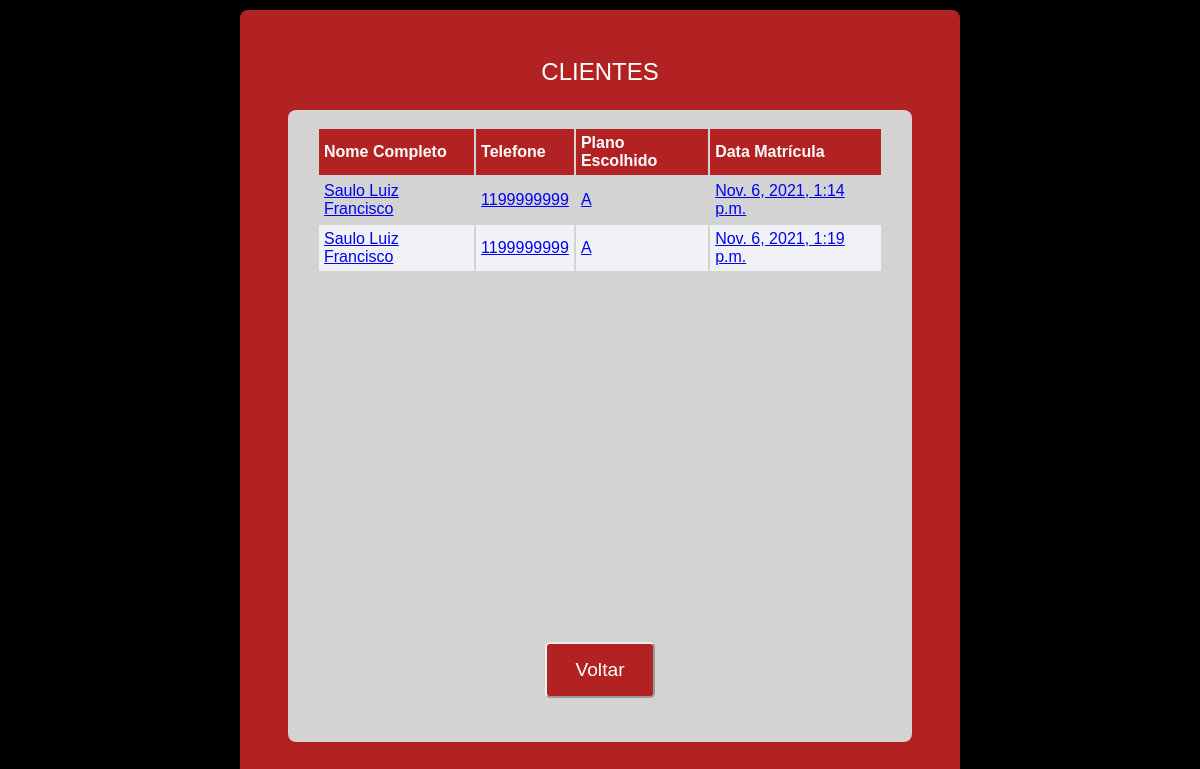
Before: /clientes with the older database file.
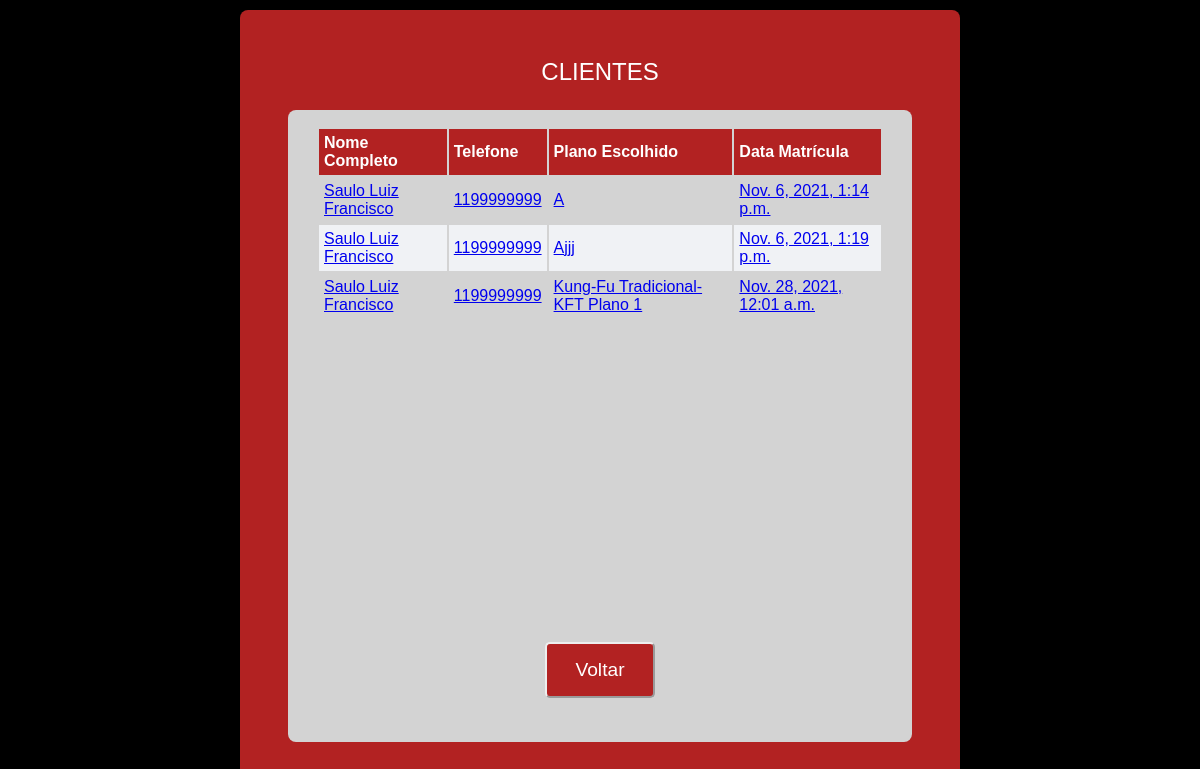
After: the same page with the newer database file.
### Cliente/models.py (models this page shows, shortened)
class Usuarios(AbstractBaseUser):
    nome_completo = models.CharField(max_length=255)
    telefone = models.CharField(max_length=11)
    cpf = models.CharField(max_length=13)
    data_inicio = models.DateTimeField(auto_now_add=True)
    data_final = models.DateTimeField(max_length=30)
    plano_escolhido = models.CharField(max_length=50)
    data_criado = models.DateTimeField(auto_now_add=True)
    data_editado = models.DateTimeField(auto_now_add=True)
    is_active = models.BooleanField(default=True)
    REQUIRED_FIELDS = ['nome_completo','plano_escolhido', 'cpf']
    USERNAME_FIELD = 'nome_completo'
    objects = Adm_Usuarios()

### Cliente/views.py (the view)
# urls.py: path('clientes', clientes, name='clientes'),
def clientes(request):
    cliente = Usuarios.objects.all()
    return render (request, 'Cliente/clientes.html', {'usuario': cliente})

### templates/Cliente/clientes.html (shortened to what this page needs)
{% load static %}
<!DOCTYPE html>
<html lang="pt-BR">
<head>
  <link rel="stylesheet" href="{% static 'css/clientes.css' %}">
  <link rel="stylesheet" href="{% static 'css/global.css' %}">
</head>
<body id="clientes-container">
  <section class="clientes-content">
    <p>CLIENTES</p>
    <nav class="clientes-painel">
      <div class="clientes-lista">
        <div class="area-clientes">
          <table>
            <thead>
              <th>Nome Completo</th>
              <th>Telefone</th>
              <th>Plano Escolhido</th>
              <th>Data Matrícula</th>
            </thead>
            <tbody>
              {%for Usuarios in usuario %}
              <div>
              <tr>
                <td><a href="/usuario/{{Usuarios.nome_completo}}">{{Usuarios.nome_completo}}</a></td>
                <td><a href="/usuario/{{Usuarios.telefone}}">{{Usuarios.telefone}}</a></td>
                <td><a href="/usuario/{{Usuarios.plano_escolhido}}">{{Usuarios.plano_escolhido}}</a></td>
                <td><a href="/usuario/{{Usuarios.data_inicio}}">{{Usuarios.data_inicio}}</a></td>
              </tr>
              {% endfor %}
            </div>
            </tbody>
          </table>
        </div>
        <button name="voltar" onclick="javascript:history.back()">Voltar</button>
      </div>
    </nav>
  </section>
</body>
</html>

Changed rows visible on the page:
changed Usuarios: plano_escolhido "A" → "Ajjj"
added Usuarios: nome_completo "Saulo Luiz Francisco", telefone "1199999999", plano_escolhido "Kung-Fu Tradicional-KFT Plano 1", data_inicio "Nov. 28, 2021, 12:01 a.m."
